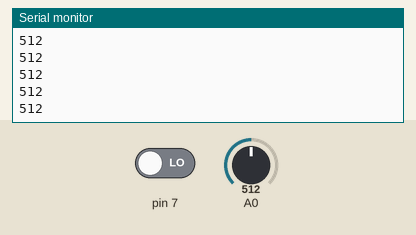
Bench run of a sketch on a simulated Arduino Uno, built with avr-gcc and run on an emulated ATmega328P. On the bench: the last lines printed to the serial monitor. The inputs (shaded band) are chosen by the test bench; at power-on: A0 = 512, pin 7 LOW.

Above: at 1.2 s.
1.3 s: A0 set to 716
At 1.9 s:
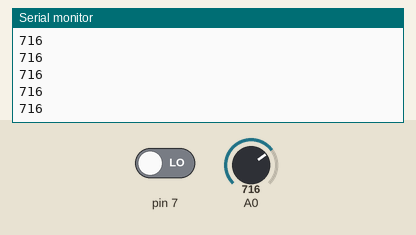
2.8 s: A0 set to 900
At 3.5 s:
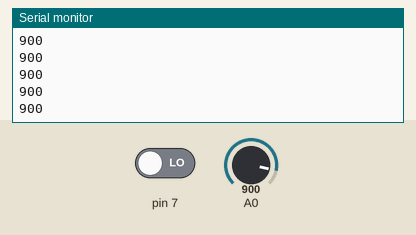
Timing chart, 0 to 5.8 s (numbered marks = the images above; inputs shaded):
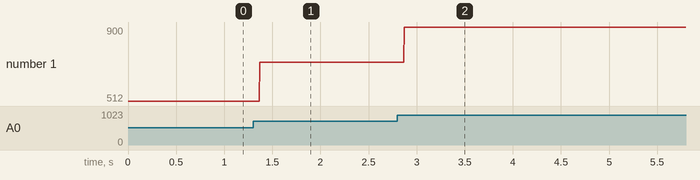

Measured:
- after the input at 1.3 s, the serial monitor: prints a new line after 0.07 s (image 1)
- after the input at 2.8 s, the serial monitor: prints a new line after 0.07 s (image 2)
- plotted number 1: 512 → 716 after the input at 1.3 s, 716 → 900 after the input at 2.8 s

The sketch:

xbee.ino
```cpp
#include <SoftwareSerial.h>
SoftwareSerial xbeeSerial(2,3); //RX, TX

//PAN ID
//http://wiblocks.luciani.org/docs/app-notes/zb1-lcd2-txrx.html
#define XB_PAN_ID              "ATID1111\r" //defined new PAN ID

String myName = "Gentry";
int potentiometer; //my potentiometer
int incomingPotValue; //for storing the recieved potentiometer value
int fadeValue; //LED PWM
boolean button;
int RedLED; //
int GreenLED; //
int brightness; //
void setup() {
  // put your setup code here, to run once:
  Serial.begin(9600);
  xbeeSerial.begin(9600);
  brightness = 0;
  pinMode(RedLED, OUTPUT);
  pinMode(GreenLED, OUTPUT);
  pinMode(button, INPUT);

}


void loop() {
  // put your main code here, to run repeatedly:
  potentiometer = analogRead(A0);
  button = digitalRead(7);

  Serial.println(potentiometer);

  if(Serial.available() > 0){
    incomingPotValue = Serial.read();
    analogWrite(GreenLED, incomingPotValue/4);
  }

  if(button) {
    xbeeSerial.println(myName);
    xbeeSerial.println(potentiometer + "/n");
  }
  }
```
